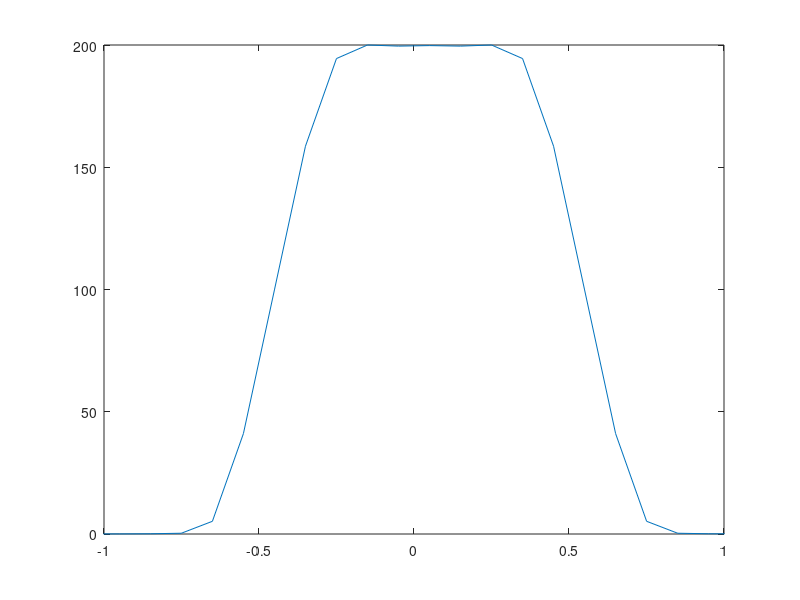
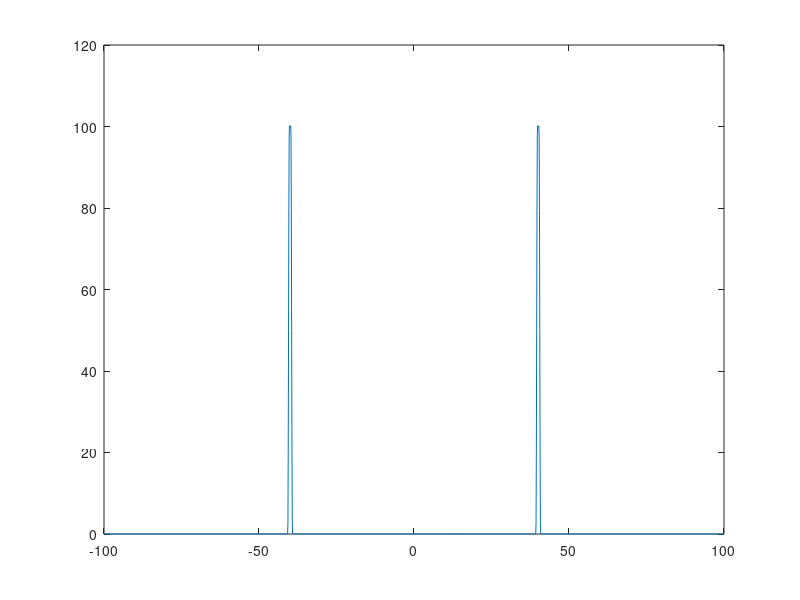

MATLAB code for these plots, in order:
% MATLAB script for Illustrated Problem 7.1. 
clear
echo on
T=1;		
delta_T=T/200;		         	% sampling interval	
alpha=0.5;		         	% rolloff factor	
fc=40/T;		         	% carrier frequency
A_m=1;		  		 	% amplitude
t=-5*T+delta_T:delta_T:5*T;      	% time axis
N=length(t);
for i=1:N,
  if (abs(t(i))~=T/(2*alpha)),	 
    g_T(i) = sinc(t(i)/T)*(cos(pi*alpha*t(i)/T)/(1-4*alpha^2*t(i)^2/T^2));
  else
    g_T(i) = 0;		 		% The value of g_T is 0 at t=T/(2*alpha)
  end;				 	% and at t=-T/(2*alpha).
  echo off ;
end;
echo on;
G_T=abs(fft(g_T));               	% spectrum of g_T
u_m=A_m*g_T.*cos(2*pi*fc*t);	 	% the modulated signal
U_m=abs(fft(u_m));		 	% spectrum of the modulated signal
% actual frequency scale
f=-0.5/delta_T:1/(delta_T*(N-1)):0.5/delta_T;
% Plotting commands follow.
figure(1);
plot(f,fftshift(G_T));		 
axis([-1/T 1/T 0 max(G_T)]);
figure(2);
plot(f,fftshift(U_m));